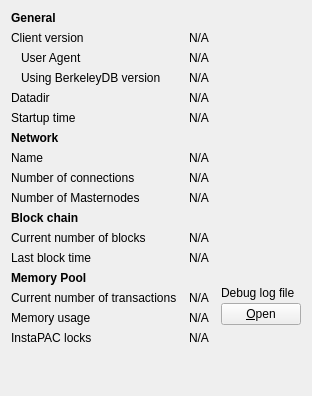
     <widget class="QWidget" name="tab_info">
      <attribute name="title">
       <string>&amp;Information</string>
      </attribute>
      <layout class="QGridLayout" name="gridLayout" columnstretch="0,1,0">
       <property name="horizontalSpacing">
        <number>12</number>
       </property>
       <item row="0" column="0">
        <widget class="QLabel" name="label_9">
         <property name="font">
          <font>
           <weight>75</weight>
           <bold>true</bold>
          </font>
         </property>
         <property name="text">
          <string>General</string>
         </property>
        </widget>
       </item>
       <item row="1" column="0">
        <widget class="QLabel" name="label_6">
         <property name="text">
          <string>Client version</string>
         </property>
        </widget>
       </item>
       <item row="1" column="1" colspan="2">
        <widget class="QLabel" name="clientVersion">
         <property name="cursor">
          <cursorShape>IBeamCursor</cursorShape>
         </property>
         <property name="text">
          <string>N/A</string>
         </property>
         <property name="textFormat">
          <enum>Qt::PlainText</enum>
         </property>
         <property name="textInteractionFlags">
          <set>Qt::LinksAccessibleByMouse|Qt::TextSelectableByKeyboard|Qt::TextSelectableByMouse</set>
         </property>
        </widget>
       </item>
       <item row="2" column="0">
        <widget class="QLabel" name="labelClientUserAgent">
         <property name="text">
          <string>User Agent</string>
         </property>
         <property name="indent">
          <number>10</number>
         </property>
        </widget>
       </item>
       <item row="2" column="1" colspan="2">
        <widget class="QLabel" name="clientUserAgent">
         <property name="cursor">
          <cursorShape>IBeamCursor</cursorShape>
         </property>
         <property name="text">
          <string>N/A</string>
         </property>
         <property name="textFormat">
          <enum>Qt::PlainText</enum>
         </property>
         <property name="textInteractionFlags">
          <set>Qt::LinksAccessibleByMouse|Qt::TextSelectableByKeyboard|Qt::TextSelectableByMouse</set>
         </property>
        </widget>
       </item>
       <item row="3" column="0">
        <widget class="QLabel" name="label_berkeleyDBVersion">
         <property name="text">
          <string>Using BerkeleyDB version</string>
         </property>
         <property name="indent">
          <number>10</number>
         </property>
        </widget>
       </item>
       <item row="3" column="1" colspan="2">
        <widget class="QLabel" name="berkeleyDBVersion">
         <property name="cursor">
          <cursorShape>IBeamCursor</cursorShape>
         </property>
         <property name="text">
          <string>N/A</string>
         </property>
         <property name="textFormat">
          <enum>Qt::PlainText</enum>
         </property>
         <property name="textInteractionFlags">
          <set>Qt::LinksAccessibleByMouse|Qt::TextSelectableByKeyboard|Qt::TextSelectableByMouse</set>
         </property>
        </widget>
       </item>
       <item row="4" column="0">
        <widget class="QLabel" name="label_12">
         <property name="text">
          <string>Datadir</string>
         </property>
        </widget>
       </item>
       <item row="4" column="1" colspan="2">
        <widget class="QLabel" name="dataDir">
         <property name="cursor">
          <cursorShape>IBeamCursor</cursorShape>
         </property>
         <property name="text">
          <string>N/A</string>
         </property>
         <property name="textFormat">
          <enum>Qt::PlainText</enum>
         </property>
         <property name="wordWrap">
          <bool>true</bool>
         </property>
         <property name="textInteractionFlags">
          <set>Qt::LinksAccessibleByMouse|Qt::TextSelectableByKeyboard|Qt::TextSelectableByMouse</set>
         </property>
        </widget>
       </item>
       <item row="5" column="0">
        <widget class="QLabel" name="label_13">
         <property name="text">
          <string>Startup time</string>
         </property>
        </widget>
       </item>
       <item row="5" column="1" colspan="2">
        <widget class="QLabel" name="startupTime">
         <property name="cursor">
          <cursorShape>IBeamCursor</cursorShape>
         </property>
         <property name="text">
          <string>N/A</string>
         </property>
         <property name="textFormat">
          <enum>Qt::PlainText</enum>
         </property>
         <property name="textInteractionFlags">
          <set>Qt::LinksAccessibleByMouse|Qt::TextSelectableByKeyboard|Qt::TextSelectableByMouse</set>
         </property>
        </widget>
       </item>
       <item row="6" column="0">
           <widget class="QLabel" name="labelNetwork">
               <property name="font">
                   <font>
                       <weight>75</weight>
                       <bold>true</bold>
                   </font>
               </property>
               <property name="text">
                   <string>Network</string>
               </property>
           </widget>
       </item>
       <item row="7" column="0">
        <widget class="QLabel" name="label_8">
         <property name="text">
          <string>Name</string>
         </property>
        </widget>
       </item>
       <item row="7" column="1" colspan="2">
        <widget class="QLabel" name="networkName">
         <property name="cursor">
          <cursorShape>IBeamCursor</cursorShape>
         </property>
         <property name="text">
          <string>N/A</string>
         </property>
         <property name="textFormat">
          <enum>Qt::PlainText</enum>
         </property>
         <property name="textInteractionFlags">
          <set>Qt::LinksAccessibleByMouse|Qt::TextSelectableByKeyboard|Qt::TextSelectableByMouse</set>
         </property>
        </widget>
       </item>
       <item row="8" column="0">
        <widget class="QLabel" name="label_7">
         <property name="text">
          <string>Number of connections</string>
         </property>
        </widget>
       </item>
       <item row="8" column="1" colspan="2">
        <widget class="QLabel" name="numberOfConnections">
         <property name="cursor">
          <cursorShape>IBeamCursor</cursorShape>
         </property>
         <property name="text">
          <string>N/A</string>
         </property>
         <property name="textFormat">
          <enum>Qt::PlainText</enum>
         </property>
         <property name="textInteractionFlags">
          <set>Qt::LinksAccessibleByMouse|Qt::TextSelectableByKeyboard|Qt::TextSelectableByMouse</set>
         </property>
        </widget>
       </item>
       <item row="9" column="0">
        <widget class="QLabel" name="masternodeCountLabel">
         <property name="text">
          <string>Number of Masternodes</string>
         </property>
        </widget>
       </item>
       <item row="9" column="1">
        <widget class="QLabel" name="masternodeCount">
         <property name="text">
          <string>N/A</string>
         </property>
        </widget>
       </item>
       <item row="10" column="0">
        <widget class="QLabel" name="label_10">
         <property name="font">
          <font>
           <weight>75</weight>
           <bold>true</bold>
          </font>
         </property>
         <property name="text">
          <string>Block chain</string>
         </property>
        </widget>
       </item>
       <item row="11" column="0">
        <widget class="QLabel" name="label_3">
         <property name="text">
          <string>Current number of blocks</string>
         </property>
        </widget>
       </item>
       <item row="11" column="1" colspan="2">
        <widget class="QLabel" name="numberOfBlocks">
         <property name="cursor">
          <cursorShape>IBeamCursor</cursorShape>
         </property>
         <property name="text">
          <string>N/A</string>
         </property>
         <property name="textFormat">
          <enum>Qt::PlainText</enum>
         </property>
         <property name="textInteractionFlags">
          <set>Qt::LinksAccessibleByMouse|Qt::TextSelectableByKeyboard|Qt::TextSelectableByMouse</set>
         </property>
        </widget>
       </item>
       <item row="12" column="0">
        <widget class="QLabel" name="labelLastBlockTime">
         <property name="text">
          <string>Last block time</string>
         </property>
        </widget>
       </item>
       <item row="12" column="1" colspan="2">
        <widget class="QLabel" name="lastBlockTime">
         <property name="cursor">
          <cursorShape>IBeamCursor</cursorShape>
         </property>
         <property name="text">
          <string>N/A</string>
         </property>
         <property name="textFormat">
          <enum>Qt::PlainText</enum>
         </property>
         <property name="textInteractionFlags">
          <set>Qt::LinksAccessibleByMouse|Qt::TextSelectableByKeyboard|Qt::TextSelectableByMouse</set>
         </property>
        </widget>
       </item>
       <item row="13" column="0">
        <widget class="QLabel" name="labelMempoolTitle">
         <property name="font">
          <font>
           <weight>75</weight>
           <bold>true</bold>
          </font>
         </property>
         <property name="text">
          <string>Memory Pool</string>
         </property>
        </widget>
       </item>
       <item row="14" column="0">
        <widget class="QLabel" name="labelNumberOfTransactions">
         <property name="text">
          <string>Current number of transactions</string>
         </property>
        </widget>
       </item>
       <item row="14" column="1">
        <widget class="QLabel" name="mempoolNumberTxs">
         <property name="cursor">
          <cursorShape>IBeamCursor</cursorShape>
         </property>
         <property name="text">
          <string>N/A</string>
         </property>
         <property name="textFormat">
          <enum>Qt::PlainText</enum>
         </property>
         <property name="textInteractionFlags">
          <set>Qt::LinksAccessibleByMouse|Qt::TextSelectableByKeyboard|Qt::TextSelectableByMouse</set>
         </property>
        </widget>
       </item>
       <item row="15" column="0">
        <widget class="QLabel" name="labelMemoryUsage">
         <property name="text">
          <string>Memory usage</string>
         </property>
        </widget>
       </item>
       <item row="15" column="1">
        <widget class="QLabel" name="mempoolSize">
         <property name="cursor">
          <cursorShape>IBeamCursor</cursorShape>
         </property>
         <property name="text">
          <string>N/A</string>
         </property>
         <property name="textFormat">
          <enum>Qt::PlainText</enum>
         </property>
         <property name="textInteractionFlags">
          <set>Qt::LinksAccessibleByMouse|Qt::TextSelectableByKeyboard|Qt::TextSelectableByMouse</set>
         </property>
        </widget>
       </item>
       <item row="13" column="2" rowspan="3">
        <layout class="QVBoxLayout" name="verticalLayoutDebugButton">
         <property name="spacing">
          <number>3</number>
         </property>
         <item>
          <spacer name="verticalSpacer_2">
           <property name="orientation">
            <enum>Qt::Vertical</enum>
           </property>
           <property name="sizeHint" stdset="0">
            <size>
             <width>10</width>
             <height>5</height>
            </size>
           </property>
          </spacer>
         </item>
         <item>
          <widget class="QLabel" name="labelDebugLogfile">
           <property name="text">
            <string>Debug log file</string>
           </property>
          </widget>
         </item>
         <item>
          <widget class="QPushButton" name="openDebugLogfileButton">
           <property name="toolTip">
            <string>Open the %1 debug log file from the current data directory. This can take a few seconds for large log files.</string>
           </property>
           <property name="text">
            <string>&amp;Open</string>
           </property>
           <property name="autoDefault">
            <bool>false</bool>
           </property>
          </widget>
         </item>
        </layout>
       </item>
       <item row="17" column="0">
        <spacer name="verticalSpacer">
         <property name="orientation">
          <enum>Qt::Vertical</enum>
         </property>
         <property name="sizeHint" stdset="0">
          <size>
           <width>20</width>
           <height>40</height>
          </size>
         </property>
        </spacer>
       </item>
       <item row="16" column="0">
        <widget class="QLabel" name="labelInstaPACLockCount">
         <property name="text">
          <string>InstaPAC locks</string>
         </property>
        </widget>
       </item>
       <item row="16" column="1">
        <widget class="QLabel" name="instantSendLockCount">
         <property name="text">
          <string>N/A</string>
         </property>
        </widget>
       </item>
      </layout>
     </widget>
